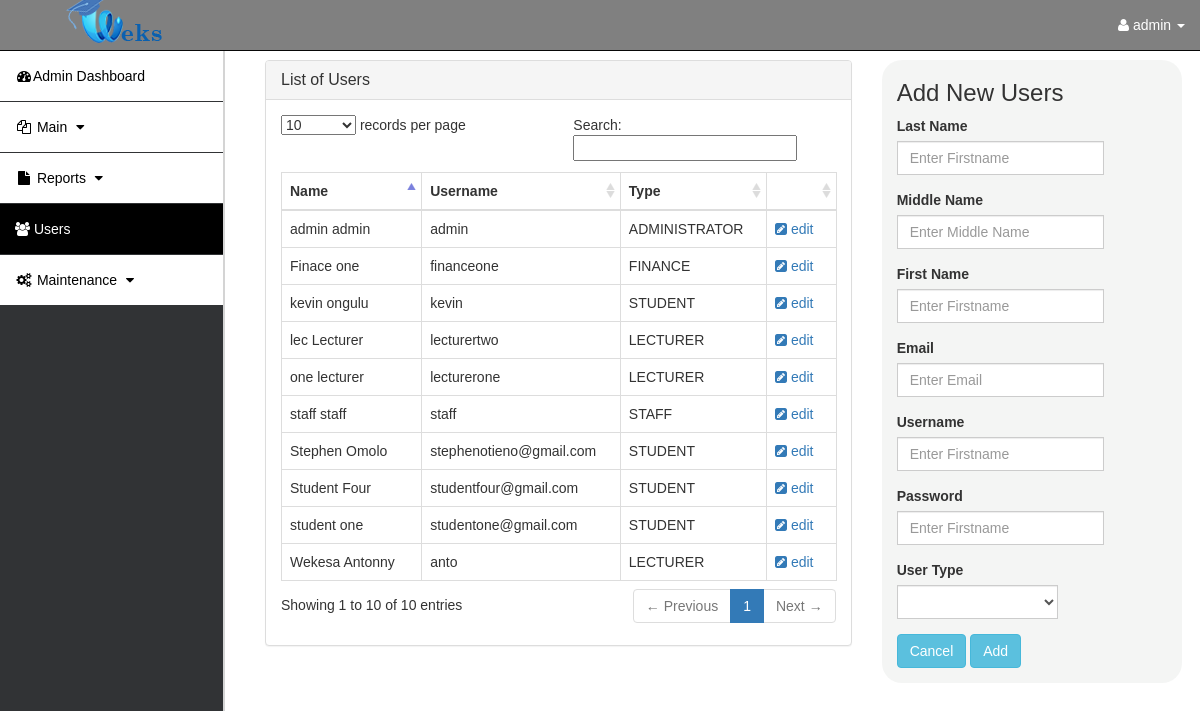
The page /rms.php?page=users (signed in) on the database its author committed.
### tables this page shows
CREATE TABLE `user` (
  `USER_ID` int(11) NOT NULL,
  `LASTNAME` varchar(30) NOT NULL,
  `FIRSTNAME` varchar(30) NOT NULL,
  `MIDDLE_NAME` varchar(100) NOT NULL,
  `USERNAME` varchar(100) NOT NULL,
  `USER_TYPE` varchar(15) NOT NULL,
  `ADDRESS` varchar(255) NOT NULL,
  `GENDER` varchar(10) NOT NULL,
  `DOB` date NOT NULL DEFAULT current_timestamp(),
  `EMAIL` varchar(100) NOT NULL,
  `PASSWORD` varchar(255) NOT NULL DEFAULT '0192023a7bbd73250516f069df18b500'
);

### users.php (the view, shortened to what this page needs)
       <div class="col-md-8">
              <div class="panel panel-default">
        <div class="panel-heading">
          <h3 class="panel-title">List of Users</h3>
        </div>
        <div class="panel-body">
  <table id="students" class="table table-hover table-bordered">
    <thead>
      <tr id="heads">
        <th style="width:20%">Name</th>
        <th style="width:10%">Username</th>
        <th style="width:10%">Type</th>
        <th style="width:10%"></th>
      </tr>
    </thead>
    <tbody>
    <?php
    include 'db.php';
    $sql=  mysqli_query($conn, "SELECT * FROM user ");
    while($row = mysqli_fetch_assoc($sql)) {
    ?>
    <form method="post" action="update_subject.php">
      <tr>
        <td><?php echo $row['FIRSTNAME']." ".$row['LASTNAME'] ?></td>
        <td><?php echo $row['USERNAME'] ?></td>
        <td><?php echo $row['USER_TYPE'] ?></td>
        <td><a data-toggle="modal" data-target="#edit_user" data-id="<?php echo $row['USER_ID'] ?>" id="getUser"><i class="fa fa-pencil-square" aria-hidden="true"></i> edit</a></td>
      </tr>
      </form>
      <?php
    } mysqli_close($conn);
      ?>
    </tbody>
  </table>
</div>
</div>
</div>
      <div class="col-md-4">
            <div class="container frm-new">
      <div class="row main">
        <div class="main-login main-center">
        <h3>Add New Users</h3>
          <form class="" method="post">
            <div class="form-group">
              <label for="sub" class="cols-sm-2 control-label">Last Name</label>
              <div class="cols-sm-4">
                <div class="input-group">
        <input type="text" class="form-control" style="text-transform: capitalize;" id="fname" name="fname" placeholder="Enter Firstname" required>
                </div>
              </div>
            </div>
            <div class="form-group">
              <label for="sub" class="cols-sm-2 control-label">Middle Name</label>
              <div class="cols-sm-4">
                <div class="input-group">
                    <input type="text" class="form-control" style="text-transform: capitalize;" id="fname" name="mname" placeholder="Enter Middle Name" required>
                </div>
              </div>
            </div>
            <div class="form-group">
              <label for="sub" class="cols-sm-2 control-label">First Name</label>
              <div class="cols-sm-4">
                <div class="input-group">
                    <input type="text" class="form-control" style="text-transform: capitalize;" id="fname" name="lname" placeholder="Enter Firstname" required>
                </div>
              </div>
            </div>
            <div class="form-group">
              <label for="sub" class="cols-sm-2 control-label">Email</label>
              <div class="cols-sm-4">
                <div class="input-group">
                    <input type="email" class="form-control"  id="fname" name="email" placeholder="Enter Email" required>
                </div>
              </div>
            </div>
            <div class="form-group">
              <label for="sub" class="cols-sm-2 control-label">Username</label>
              <div class="cols-sm-4">
                <div class="input-group">
                  <input type="text" class="form-control" id="fname" name="user" placeholder="Enter Firstname" required>
                </div>
              </div>
            </div>
            <div class="form-group">
              <label for="sub" class="cols-sm-2 control-label">Password</label>
              <div class="cols-sm-4">
                <div class="input-group">
                  <input type="password" class="form-control" id="fname" name="pwd" placeholder="Enter Firstname" required>
                </div>
              </div>
            </div>
            <div class="form-group">
              <label for="sub" class="cols-sm-2 control-label">User Type</label>
              <div class="cols-sm-4">
                <div class="input-group">
        <select class="form-control" name="type" id="sel1" required>
        <option></option>
          <option value="ADMINISTRATOR">ADMINISTRATOR</option>
        </select>
      </div>
              </div>
            </div>
            <div class="form-group ">
            <input type="reset" class="btn btn-info " id="reset" name="reset" value="Cancel">
              <button class="btn btn-info">Add</button>
            </div>
          </form>
        </div>
      </div>
    </div>

### asset/css/sb-admin.css (style rules this page uses)
body { margin-top: 100px; background-color: #222; }
@media (min-width:768px) { body { margin-top: 50px; } }

### asset/css/styles.css (style rules this page uses)
.frm-new { display:block; background-color:rgba(208, 212, 209, 0.23); width:300px; border-radius:20px; position:fixed; z-index:1030; padding-left:30px }
* { box-sizing:border-box }
body { font-family: Verdana,sans-serif; }

### rows shown on the page
user: FIRSTNAME "admin", LASTNAME "admin", USERNAME "admin", USER_TYPE "ADMINISTRATOR"
user: FIRSTNAME "staff", LASTNAME "staff", USERNAME "staff", USER_TYPE "STAFF"
user: FIRSTNAME "kevin", LASTNAME "ongulu", USERNAME "kevin", USER_TYPE "STUDENT"
user: FIRSTNAME "one", LASTNAME "lecturer", USERNAME "lecturerone", USER_TYPE "LECTURER"
user: FIRSTNAME "lec", LASTNAME "Lecturer", USERNAME "lecturertwo", USER_TYPE "LECTURER"
user: FIRSTNAME "student", LASTNAME "one", USERNAME "studentone@gmail.com", USER_TYPE "STUDENT"
user: FIRSTNAME "Finace", LASTNAME "one", USERNAME "financeone", USER_TYPE "FINANCE"
user: FIRSTNAME "Student", LASTNAME "Four", USERNAME "studentfour@gmail.com", USER_TYPE "STUDENT"
user: FIRSTNAME "Wekesa", LASTNAME "Antonny", USERNAME "anto", USER_TYPE "LECTURER"
user: FIRSTNAME "Stephen", LASTNAME "Omolo", USERNAME "stephenotieno@gmail.com", USER_TYPE "STUDENT"

### other values the page prints
$_SESSION['fname'] "admin"
